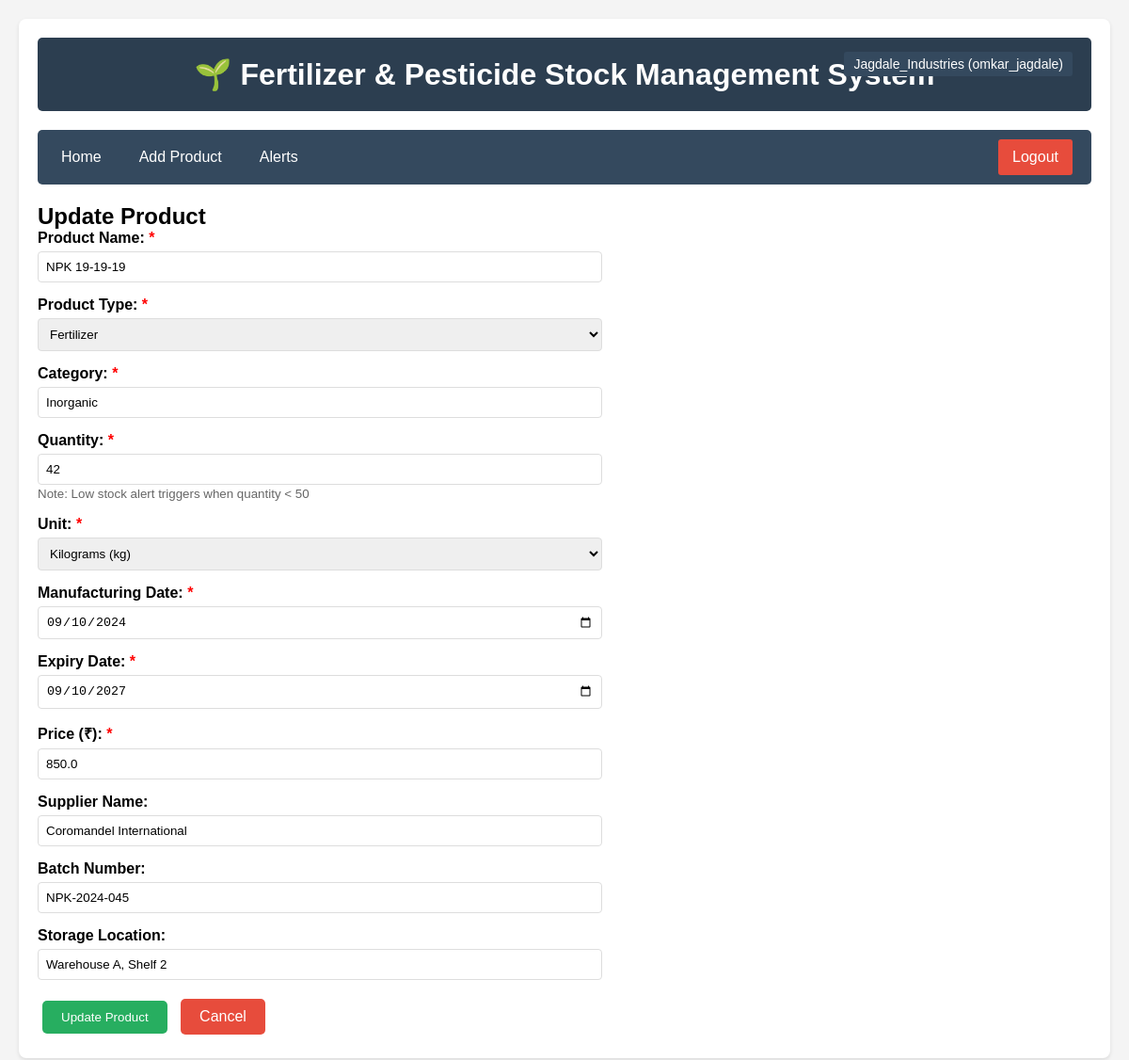
Screenshot of /update/2 (signed in) with the database file from the repository.
### tables this page shows
CREATE TABLE products (
            id INTEGER PRIMARY KEY AUTOINCREMENT,
            user_id INTEGER NOT NULL,
            product_name TEXT NOT NULL,
            product_type TEXT NOT NULL,
            category TEXT NOT NULL,
            quantity INTEGER NOT NULL,
            unit TEXT NOT NULL,
            manufacturing_date TEXT NOT NULL,
            expiry_date TEXT NOT NULL,
            price REAL NOT NULL,
            supplier_name TEXT,
            batch_number TEXT,
            storage_location TEXT,
            date_added TEXT NOT NULL,
            last_updated TEXT,
            FOREIGN KEY (user_id) REFERENCES users(id) ON DELETE CASCADE
        );

### app.py (the view, shortened to what this page needs)
@app.route('/update/<int:id>', methods=['GET', 'POST'])
@login_required
def update_product(id):
    user_id = session['user_id']
    conn = get_db_connection()
    product = conn.execute('SELECT * FROM products WHERE id = ? AND user_id = ?',
                          (id, user_id)).fetchone()
    if product is None:
        flash('Product not found or access denied!', 'danger')
        conn.close()
        return redirect(url_for('index'))
    conn.close()
    return render_template('update_product.html', product=product)

### app.py (called while the page is built)
def get_db_connection():
    conn = sqlite3.connect(DATABASE)
    conn.row_factory = sqlite3.Row
    return conn

def login_required(f):
    @wraps(f)
    def decorated_function(*args, **kwargs):
        if 'user_id' not in session:
            flash('Please login to access this page.', 'warning')
            return redirect(url_for('login'))
        return f(*args, **kwargs)
    return decorated_function

### templates/update_product.html (shortened to what this page needs)
{% extends 'layout.html' %}
{% block content %}
<h2>Update Product</h2>
<form method="POST" action="{{ url_for('update_product', id=product['id']) }}">
    <div class="form-group">
        <label>Product Name: <span style="color:red;">*</span></label>
        <input type="text" name="product_name" value="{{ product['product_name'] }}" required>
    </div>
    <div class="form-group">
        <label>Product Type: <span style="color:red;">*</span></label>
        <select name="product_type" required>
            <option value="Fertilizer" {% if product['product_type'] == 'Fertilizer' %}selected{% endif %}>Fertilizer</option>
        </select>
    </div>
    <div class="form-group">
        <label>Category: <span style="color:red;">*</span></label>
        <input type="text" name="category" value="{{ product['category'] }}" required>
    </div>
    <div class="form-group">
        <label>Quantity: <span style="color:red;">*</span></label>
        <input type="number" name="quantity" value="{{ product['quantity'] }}" min="0" required>
        <small style="color: #666;">Note: Low stock alert triggers when quantity < 50</small>
    </div>
    <div class="form-group">
        <label>Unit: <span style="color:red;">*</span></label>
        <select name="unit" required>
            <option value="kg" {% if product['unit'] == 'kg' %}selected{% endif %}>Kilograms (kg)</option>
        </select>
    </div>
    <div class="form-group">
        <label>Manufacturing Date: <span style="color:red;">*</span></label>
        <input type="date" name="manufacturing_date" value="{{ product['manufacturing_date'] }}" required>
    </div>
    <div class="form-group">
        <label>Expiry Date: <span style="color:red;">*</span></label>
        <input type="date" name="expiry_date" value="{{ product['expiry_date'] }}" required>
    </div>
    <div class="form-group">
        <label>Price (₹): <span style="color:red;">*</span></label>
        <input type="number" step="0.01" name="price" value="{{ product['price'] }}" min="0" required>
    </div>
    <div class="form-group">
        <label>Supplier Name:</label>
        <input type="text" name="supplier_name" value="{{ product['supplier_name'] }}">
    </div>
    <div class="form-group">
        <label>Batch Number:</label>
        <input type="text" name="batch_number" value="{{ product['batch_number'] }}">
    </div>
    <div class="form-group">
        <label>Storage Location:</label>
        <input type="text" name="storage_location" value="{{ product['storage_location'] }}">
    </div>
    <button type="submit" class="btn btn-success">Update Product</button>
    <a href="{{ url_for('index') }}" class="btn btn-danger">Cancel</a>
</form>
{% endblock %}

### templates/layout.html (style rules this page uses)
* { margin: 0; padding: 0; box-sizing: border-box; }
body { font-family: Arial, sans-serif; background-color: #f4f4f4; padding: 20px; }
.btn { padding: 10px 20px; text-decoration: none; border: none; border-radius: 5px; cursor: pointer; display: inline-block; margin: 5px; }
.btn-success { background-color: #27ae60; color: white; }
.btn-danger { background-color: #e74c3c; color: white; }
form { max-width: 600px; }
.form-group { margin-bottom: 15px; }
label { display: block; margin-bottom: 5px; font-weight: bold; }
input, select, textarea { width: 100%; padding: 8px; border: 1px solid #ddd; border-radius: 4px; }

### rows the page displays
products: product_name "NPK 19-19-19", product_type "Fertilizer", category "Inorganic", quantity "42", unit "Kilograms (kg)", manufacturing_date "09/10/2024", expiry_date "09/10/2027", price "850.0", supplier_name "Coromandel International", batch_number "NPK-2024-045", storage_location "Warehouse A, Shelf 2"

### other values shown
{{ session.get('business_name') }} "Jagdale_Industries"
{{ session.get('username') }} "omkar_jagdale"
